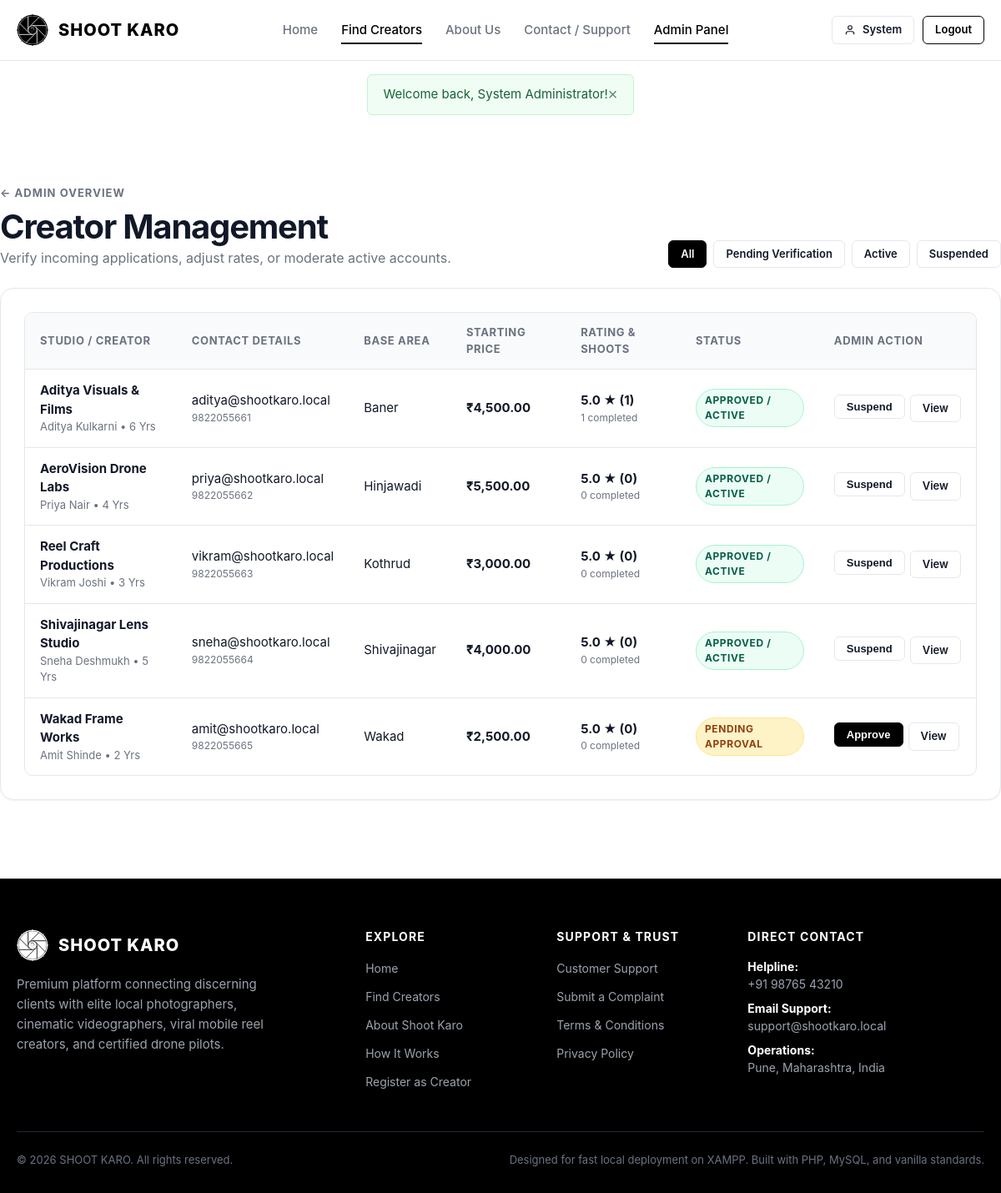
Screenshot of /admin/creators.php (signed in) with the database file from the repository.
### tables this page shows
CREATE TABLE `creator_profiles` (
  `id` INT UNSIGNED AUTO_INCREMENT PRIMARY KEY,
  `user_id` INT UNSIGNED NOT NULL UNIQUE,
  `studio_name` VARCHAR(150) DEFAULT NULL,
  `city_id` INT UNSIGNED DEFAULT NULL,
  `area_id` INT UNSIGNED DEFAULT NULL,
  `bio` TEXT DEFAULT NULL,
  `profile_image` VARCHAR(255) DEFAULT NULL,
  `starting_price` DECIMAL(10,2) NOT NULL DEFAULT 3000.00,
  `experience_years` INT UNSIGNED DEFAULT 1,
  `portfolio_url` VARCHAR(255) DEFAULT NULL,
  `instagram_url` VARCHAR(255) DEFAULT NULL,
  `youtube_url` VARCHAR(255) DEFAULT NULL,
  `is_approved` TINYINT(1) NOT NULL DEFAULT 0,
  `is_available` TINYINT(1) NOT NULL DEFAULT 1,
  `created_at` TIMESTAMP DEFAULT CURRENT_TIMESTAMP,
  `updated_at` TIMESTAMP DEFAULT CURRENT_TIMESTAMP ON UPDATE CURRENT_TIMESTAMP,
  FOREIGN KEY (`user_id`) REFERENCES `users`(`id`) ON DELETE CASCADE,
  FOREIGN KEY (`city_id`) REFERENCES `cities`(`id`) ON DELETE SET NULL,
  FOREIGN KEY (`area_id`) REFERENCES `areas`(`id`) ON DELETE SET NULL,
  INDEX `idx_creator_approved` (`is_approved`),
  INDEX `idx_creator_available` (`is_available`),
  INDEX `idx_creator_price` (`starting_price`)
);

CREATE TABLE `users` (
  `id` INT UNSIGNED AUTO_INCREMENT PRIMARY KEY,
  `role` ENUM('customer', 'creator', 'admin') NOT NULL DEFAULT 'customer',
  `name` VARCHAR(120) NOT NULL,
  `email` VARCHAR(150) NOT NULL UNIQUE,
  `phone` VARCHAR(25) NOT NULL,
  `password_hash` VARCHAR(255) NOT NULL,
  `status` ENUM('active', 'pending', 'suspended') NOT NULL DEFAULT 'active',
  `created_at` TIMESTAMP DEFAULT CURRENT_TIMESTAMP,
  `updated_at` TIMESTAMP DEFAULT CURRENT_TIMESTAMP ON UPDATE CURRENT_TIMESTAMP,
  INDEX `idx_users_role` (`role`),
  INDEX `idx_users_status` (`status`)
);

CREATE TABLE `areas` (
  `id` INT UNSIGNED AUTO_INCREMENT PRIMARY KEY,
  `city_id` INT UNSIGNED NOT NULL,
  `name` VARCHAR(100) NOT NULL,
  `postal_code` VARCHAR(20) DEFAULT NULL,
  `is_active` TINYINT(1) NOT NULL DEFAULT 1,
  `created_at` TIMESTAMP DEFAULT CURRENT_TIMESTAMP,
  FOREIGN KEY (`city_id`) REFERENCES `cities`(`id`) ON DELETE CASCADE,
  INDEX `idx_areas_city` (`city_id`)
);

### config/app.php (called while the page is built, shortened)
<?php
function url(string $path = ''): string {
    return BASE_URL . ltrim($path, '/');
}

### admin/creators.php (the view, shortened to what this page needs)
<?php
require_once dirname(__DIR__) . '/config/app.php';
require_once INCLUDES_PATH . '/functions.php';
$pdo = get_db_connection();
$statusFilter = $_GET['filter'] ?? 'all';
$sql = "
    SELECT
        cp.*,
        u.name as user_name,
        u.email,
        u.phone,
        u.status as user_status,
        c.name as city_name,
        a.name as area_name,
        COALESCE(AVG(r.rating), 5.0) as avg_rating,
        COUNT(DISTINCT r.id) as review_count,
        (SELECT COUNT(*) FROM bookings b WHERE b.creator_id = cp.id AND b.status = 'completed') as completed_shoots
    FROM creator_profiles cp
    JOIN users u ON cp.user_id = u.id
    LEFT JOIN cities c ON cp.city_id = c.id
    LEFT JOIN areas a ON cp.area_id = a.id
    LEFT JOIN reviews r ON cp.id = r.creator_id AND r.is_approved = 1
";
$sql .= " GROUP BY cp.id, cp.user_id, u.name, u.email, u.phone, u.status, c.name, a.name ORDER BY cp.created_at DESC";
$creators = $pdo->query($sql)->fetchAll();
require_once INCLUDES_PATH . '/header.php';
?>
<div class="container section">
  <div style="display: flex; justify-content: space-between; align-items: flex-end; margin-bottom: 24px; flex-wrap: wrap; gap: 16px;">
    <div>
      <div class="section-subtitle"><a href="<?php echo url('admin/index.php'); ?>" style="color: var(--text-muted);">&larr; Admin Overview</a></div>
      <h1>Creator Management</h1>
      <p>Verify incoming applications, adjust rates, or moderate active accounts.</p>
    </div>
    <div style="display: flex; gap: 8px;">
      <a href="<?php echo url('admin/creators.php?filter=all'); ?>" class="btn <?php echo ($statusFilter === 'all') ? 'btn-primary' : 'btn-secondary'; ?> btn-sm">All</a>
      <a href="<?php echo url('admin/creators.php?filter=pending'); ?>" class="btn <?php echo ($statusFilter === 'pending') ? 'btn-primary' : 'btn-secondary'; ?> btn-sm">Pending Verification</a>
      <a href="<?php echo url('admin/creators.php?filter=active'); ?>" class="btn <?php echo ($statusFilter === 'active') ? 'btn-primary' : 'btn-secondary'; ?> btn-sm">Active</a>
      <a href="<?php echo url('admin/creators.php?filter=suspended'); ?>" class="btn <?php echo ($statusFilter === 'suspended') ? 'btn-primary' : 'btn-secondary'; ?> btn-sm">Suspended</a>
    </div>
  </div>
  <div class="card">
    <div class="table-responsive">
      <table class="table">
        <thead>
          <tr>
            <th>Studio / Creator</th>
            <th>Contact Details</th>
            <th>Base Area</th>
            <th>Starting Price</th>
            <th>Rating &amp; Shoots</th>
            <th>Status</th>
            <th>Admin Action</th>
          </tr>
        </thead>
        <tbody>
          <?php foreach ($creators as $c): ?>
            <tr>
              <td>
                <strong><?php echo e($c['studio_name'] ?: $c['user_name']); ?></strong>
                <div style="font-size: 0.8125rem; color: var(--text-muted);"><?php echo e($c['user_name']); ?> &bull; <?php echo (int) $c['experience_years']; ?> Yrs</div>
              </td>
              <td>
                <?php echo e($c['email']); ?>
                <div style="font-size: 0.75rem; color: var(--text-muted);"><?php echo e($c['phone']); ?></div>
              </td>
              <td><?php echo e($c['area_name'] ?? 'Pune'); ?></td>
              <td><strong><?php echo format_inr($c['starting_price']); ?></strong></td>
              <td>
                <div style="font-weight: 700;"><?php echo number_format($c['avg_rating'], 1); ?> &starf; (<?php echo $c['review_count']; ?>)</div>
                <div style="font-size: 0.75rem; color: var(--text-muted);"><?php echo $c['completed_shoots']; ?> completed</div>
              </td>
              <td>
                <?php if (!$c['is_approved']): ?>
                  <span class="badge badge-pending">Pending Approval</span>
                <?php elseif ($c['user_status'] === 'suspended'): ?>
                  <span class="badge badge-danger">Suspended</span>
                <?php else: ?>
                  <span class="badge badge-success">Approved / Active</span>
                <?php endif; ?>
              </td>
              <td>
                <div style="display: flex; gap: 6px;">
                  <?php if (!$c['is_approved']): ?>
                    <form action="<?php echo url('actions/admin-action.php?action=approve_creator'); ?>" method="POST" style="margin: 0;">
                      <button type="submit" class="btn btn-primary btn-sm">Approve</button>
                    </form>
                  <?php endif; ?>
                  <?php if ($c['user_status'] === 'active'): ?>
                    <form action="<?php echo url('actions/admin-action.php?action=toggle_creator_status'); ?>" method="POST" style="margin: 0;">
                      <button type="submit" class="btn btn-secondary btn-sm" onclick="return confirm('Suspend this creator account?')">Suspend</button>
                    </form>
                  <?php endif; ?>
                  <a href="<?php echo url('creator-profile.php?id=' . $c['id']); ?>" target="_blank" class="btn btn-secondary btn-sm">View</a>
                </div>
              </td>
            </tr>
          <?php endforeach; ?>
        </tbody>
      </table>
    </div>
  </div>
</div>
<?php require_once INCLUDES_PATH . '/footer.php'; ?>

### assets/css/style.css (style rules this page uses)
:root { --bg-primary: #ffffff; --bg-secondary: #f9fafb; --bg-tertiary: #f3f4f6; --bg-dark: #0a0a0a; --text-main: #111827; --text-muted: #6b7280; --text-light: #9ca3af; --border-color: #e5e7eb; --border-dark: #1f2937; --primary-black: #000000; --primary-hover: #1f2937; --accent-gray: #374151; --accent-light: #e5e7eb; --shadow-sm: 0 1px 2px 0 rgba(0, 0, 0, 0.05); --shadow-md: 0 4px 6px -1px rgba(0, 0, 0, 0.08), 0 2px 4px -1px rgba(0, 0, 0, 0.04); --shadow-lg: 0 10px 25px -3px rgba(0, 0, 0, 0.1), 0 4px 6px -2px rgba(0, 0, 0, 0.05); --radius-sm: 6px; --radius-md: 10px; --radius-lg: 16px; --radius-full: 9999px; --font-family: -apple-system, BlinkMacSystemFont, "Segoe UI", Roboto, "Helvetica Neue", Arial, sans-serif; --container-max: 1200px; }
*, *::before, *::after { box-sizing: border-box; margin: 0; padding: 0; }
body { font-family: var(--font-family); background-color: var(--bg-primary); color: var(--text-main); line-height: 1.5; -webkit-font-smoothing: antialiased; min-height: 100vh; display: flex; flex-direction: column; }
a { color: inherit; text-decoration: none; transition: color 0.15s ease; }
.container { width: 100%; max-width: var(--container-max); margin-left: auto; margin-right: auto; padding-left: 20px; padding-right: 20px; }
h1, h2, h3, h4, h5, h6 { font-weight: 700; color: var(--text-main); line-height: 1.25; }
h1 { font-size: 2.5rem; letter-spacing: -0.03em; }
p { color: var(--text-muted); }
.btn { display: inline-flex; align-items: center; justify-content: center; gap: 8px; font-size: 0.9375rem; font-weight: 600; padding: 10px 20px; border-radius: var(--radius-sm); border: 1px solid transparent; cursor: pointer; transition: all 0.15s ease-in-out; text-decoration: none; white-space: nowrap; }
.btn-primary { background-color: var(--primary-black); color: #ffffff; border-color: var(--primary-black); }
.btn-secondary { background-color: #ffffff; color: var(--text-main); border-color: var(--border-color); }
.btn-sm { padding: 6px 14px; font-size: 0.8125rem; }
.section { padding: 70px 0; }
.section-subtitle { font-size: 0.8125rem; font-weight: 700; text-transform: uppercase; letter-spacing: 0.08em; color: var(--text-muted); margin-bottom: 6px; }
.badge { display: inline-flex; align-items: center; padding: 4px 10px; border-radius: var(--radius-full); font-size: 0.75rem; font-weight: 700; text-transform: uppercase; letter-spacing: 0.05em; border: 1px solid transparent; }
.badge-pending { background-color: #fef3c7; color: #92400e; border-color: #fde68a; }
.badge-success { background-color: #ecfdf5; color: #065f46; border-color: #a7f3d0; }
.table-responsive { width: 100%; overflow-x: auto; border: 1px solid var(--border-color); border-radius: var(--radius-md); background-color: #ffffff; }
.table { width: 100%; border-collapse: collapse; text-align: left; font-size: 0.9375rem; }
.table th, .table td { padding: 14px 18px; border-bottom: 1px solid var(--border-color); }
.table th { background-color: var(--bg-secondary); font-weight: 700; font-size: 0.8125rem; text-transform: uppercase; letter-spacing: 0.05em; color: var(--text-muted); }
.table tr:last-child td { border-bottom: none; }
.card { background-color: #ffffff; border: 1px solid var(--border-color); border-radius: var(--radius-lg); padding: 28px; box-shadow: var(--shadow-sm); margin-bottom: 24px; }

### rows the page displays
creator_profiles: studio_name "Aditya Visuals & Films", user.name "Aditya Kulkarni", experience_years "6", user.email "aditya@shootkaro.local", user.phone "9822055661", area.name "Baner", starting_price "₹4,500.00", avg_rating "5.0", review_count "1", completed_shoots "1", is_approved "APPROVED / ACTIVE"
creator_profiles: studio_name "AeroVision Drone Labs", user.name "Priya Nair", experience_years "4", user.email "priya@shootkaro.local", user.phone "9822055662", area.name "Hinjawadi", starting_price "₹5,500.00", avg_rating "5.0", review_count "0", completed_shoots "0", is_approved "APPROVED / ACTIVE"
creator_profiles: studio_name "Reel Craft Productions", user.name "Vikram Joshi", experience_years "3", user.email "vikram@shootkaro.local", user.phone "9822055663", area.name "Kothrud", starting_price "₹3,000.00", avg_rating "5.0", review_count "0", completed_shoots "0", is_approved "APPROVED / ACTIVE"
creator_profiles: studio_name "Shivajinagar Lens Studio", user.name "Sneha Deshmukh", experience_years "5", user.email "sneha@shootkaro.local", user.phone "9822055664", area.name "Shivajinagar", starting_price "₹4,000.00", avg_rating "5.0", review_count "0", completed_shoots "0", is_approved "APPROVED / ACTIVE"
creator_profiles: studio_name "Wakad Frame Works", user.name "Amit Shinde", experience_years "2", user.email "amit@shootkaro.local", user.phone "9822055665", area.name "Wakad", starting_price "₹2,500.00", avg_rating "5.0", review_count "0", completed_shoots "0", is_approved "PENDING APPROVAL"

### other values shown
APP_NAME "SHOOT KARO"
explode(' ', $user['name'])[0] "System"
$text "Welcome back, System Administrator!"
SUPPORT_PHONE "+91 98765 43210"
SUPPORT_EMAIL "support@shootkaro.local"
